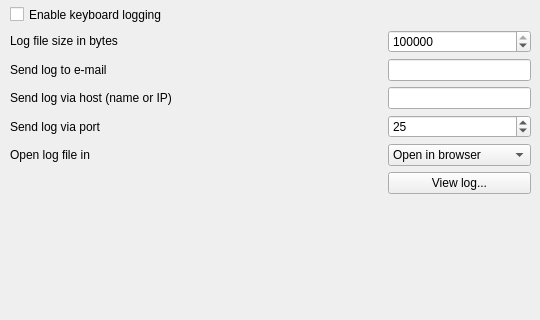
     <widget class="TabBar" name="tabLog">
      <property name="locale">
       <locale language="English" country="UnitedStates"/>
      </property>
      <attribute name="title">
       <string>Log</string>
      </attribute>
      <widget class="QCheckBox" name="tabLog_chkEnableLog">
       <property name="geometry">
        <rect>
         <x>10</x>
         <y>4</y>
         <width>521</width>
         <height>21</height>
        </rect>
       </property>
       <property name="sizePolicy">
        <sizepolicy hsizetype="Preferred" vsizetype="Fixed">
         <horstretch>0</horstretch>
         <verstretch>0</verstretch>
        </sizepolicy>
       </property>
       <property name="maximumSize">
        <size>
         <width>16777215</width>
         <height>16777215</height>
        </size>
       </property>
       <property name="text">
        <string>Enable keyboard logging</string>
       </property>
      </widget>
      <widget class="QWidget" name="layoutWidget_1">
       <property name="geometry">
        <rect>
         <x>10</x>
         <y>30</y>
         <width>521</width>
         <height>281</height>
        </rect>
       </property>
       <layout class="QGridLayout" name="gridLayout_11">
        <item row="0" column="0">
         <widget class="QLabel" name="lblSizeLog">
          <property name="maximumSize">
           <size>
            <width>9999</width>
            <height>22</height>
           </size>
          </property>
          <property name="text">
           <string>Log file size in bytes</string>
          </property>
         </widget>
        </item>
        <item row="0" column="1">
         <widget class="QSpinBox" name="tabLog_spbSizeLog">
          <property name="maximumSize">
           <size>
            <width>143</width>
            <height>25</height>
           </size>
          </property>
          <property name="maximum">
           <number>999999999</number>
          </property>
          <property name="value">
           <number>1048576</number>
          </property>
         </widget>
        </item>
        <item row="1" column="0">
         <widget class="QLabel" name="lbSendLogEmail">
          <property name="maximumSize">
           <size>
            <width>9999</width>
            <height>16777215</height>
           </size>
          </property>
          <property name="text">
           <string>Send log to e-mail</string>
          </property>
         </widget>
        </item>
        <item row="1" column="1">
         <widget class="QLineEdit" name="tabLog_txtSendLogEmail">
          <property name="maximumSize">
           <size>
            <width>143</width>
            <height>25</height>
           </size>
          </property>
         </widget>
        </item>
        <item row="2" column="0">
         <widget class="QLabel" name="lblSendLogHost">
          <property name="maximumSize">
           <size>
            <width>9999</width>
            <height>16777215</height>
           </size>
          </property>
          <property name="text">
           <string>Send log via host (name or IP)</string>
          </property>
         </widget>
        </item>
        <item row="2" column="1">
         <widget class="QLineEdit" name="tabLog_txtSendLogHost">
          <property name="maximumSize">
           <size>
            <width>143</width>
            <height>25</height>
           </size>
          </property>
         </widget>
        </item>
        <item row="3" column="0">
         <widget class="QLabel" name="lblSendLogPort">
          <property name="maximumSize">
           <size>
            <width>9999</width>
            <height>16777215</height>
           </size>
          </property>
          <property name="text">
           <string>Send log via port</string>
          </property>
         </widget>
        </item>
        <item row="3" column="1">
         <widget class="QSpinBox" name="tabLog_spbSendLogPort">
          <property name="maximumSize">
           <size>
            <width>143</width>
            <height>25</height>
           </size>
          </property>
          <property name="alignment">
           <set>Qt::AlignLeading|Qt::AlignLeft|Qt::AlignVCenter</set>
          </property>
          <property name="maximum">
           <number>65536</number>
          </property>
          <property name="value">
           <number>25</number>
          </property>
         </widget>
        </item>
        <item row="4" column="0">
         <widget class="QLabel" name="lblOpenLogIn">
          <property name="maximumSize">
           <size>
            <width>9999</width>
            <height>16777215</height>
           </size>
          </property>
          <property name="text">
           <string>Open log file in</string>
          </property>
         </widget>
        </item>
        <item row="4" column="1">
         <widget class="QComboBox" name="tabLog_cmbOpenLongIn">
          <property name="minimumSize">
           <size>
            <width>143</width>
            <height>0</height>
           </size>
          </property>
          <property name="maximumSize">
           <size>
            <width>143</width>
            <height>16777215</height>
           </size>
          </property>
          <item>
           <property name="text">
            <string>Open in browser</string>
           </property>
          </item>
          <item>
           <property name="text">
            <string>Opening in the internal viewer</string>
           </property>
          </item>
         </widget>
        </item>
        <item row="5" column="1">
         <widget class="QPushButton" name="tabLog_cmdOpenLog">
          <property name="text">
           <string>View log...</string>
          </property>
         </widget>
        </item>
        <item row="5" column="0">
         <spacer name="horizontalSpacer_7">
          <property name="orientation">
           <enum>Qt::Horizontal</enum>
          </property>
          <property name="sizeHint" stdset="0">
           <size>
            <width>40</width>
            <height>20</height>
           </size>
          </property>
         </spacer>
        </item>
        <item row="6" column="1">
         <spacer name="verticalSpacer_6">
          <property name="orientation">
           <enum>Qt::Vertical</enum>
          </property>
          <property name="sizeHint" stdset="0">
           <size>
            <width>20</width>
            <height>40</height>
           </size>
          </property>
         </spacer>
        </item>
       </layout>
      </widget>
     </widget>
